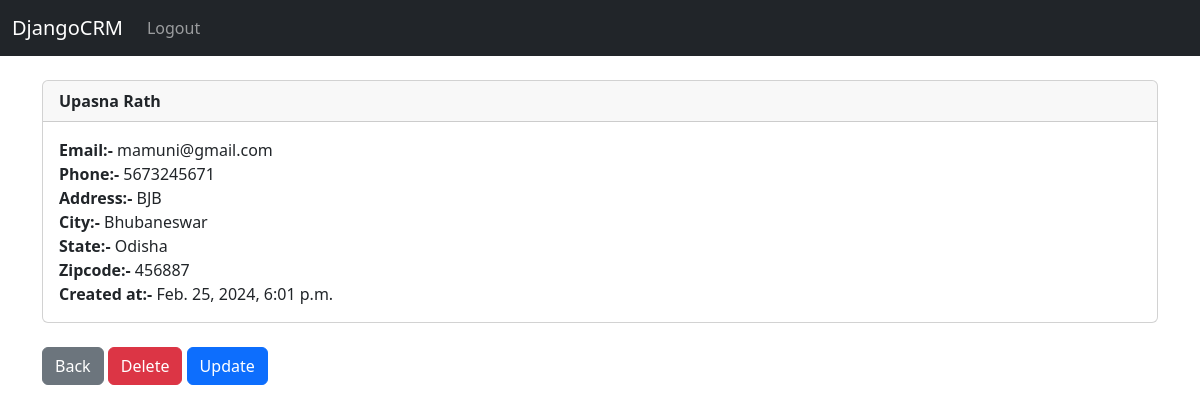
The app's page /record/10 (signed in) with its own data.
### website/models.py (models this page shows, shortened)
class Record(models.Model):
  created_at = models.DateTimeField(auto_now_add=True)
  first_name = models.CharField(max_length=50)
  last_name = models.CharField(max_length=50)
  email = models.CharField(max_length=50)
  phone = models.CharField(max_length=50)
  address = models.CharField(max_length=50)
  city = models.CharField(max_length=50)
  state = models.CharField(max_length=50)
  zipcode = models.CharField(max_length=50)

### website/views.py (the view)
# urls.py: path('record/<int:pk>',customer_record,name='record'),
def customer_record(request, pk):
  if request.user.is_authenticated:
    customer_record = Record.objects.get(id=pk)
    return render(request, 'record.html', {'customer_record':customer_record})
  messages.success(request, "You Must be Logged in")
  return redirect('home')

### website/templates/record.html
{% extends 'base.html' %}
{% block content %}
<div class="card">
  <div class="card-header">
    <strong>
    {{customer_record.first_name}}
    {{customer_record.last_name}}
    </strong>
  </div>
  <div class="card-body">
    <p class="card-text">
     <strong>Email:- </strong>{{customer_record.email}} <br>
     <strong>Phone:- </strong>{{customer_record.phone}}<br>
     <strong>Address:- </strong>{{customer_record.address}}<br>
     <strong>City:- </strong>{{customer_record.city}}<br>
     <strong>State:- </strong>{{customer_record.state}}<br>
     <strong>Zipcode:- </strong>{{customer_record.zipcode}}<br>
     <strong>Created at:- </strong>{{customer_record.created_at}}<br>
    </p>
  </div>
</div>
<br>
<div>
  <a href="{% url 'home' %}" class="btn btn-secondary">Back</a>
  <a href="{% url 'delete_record' customer_record.id %}" class="btn btn-danger">Delete</a>
  <a href="{% url 'update_record' customer_record.id %}" class="btn btn-primary">Update</a>
</div>
{% endblock %}

### records on screen
Record: first_name "Upasna", last_name "Rath", email "mamuni@gmail.com", phone "5673245671", address "BJB", city "Bhubaneswar", state "Odisha", zipcode "456887", created_at "Feb. 25, 2024, 6:01 p.m."
